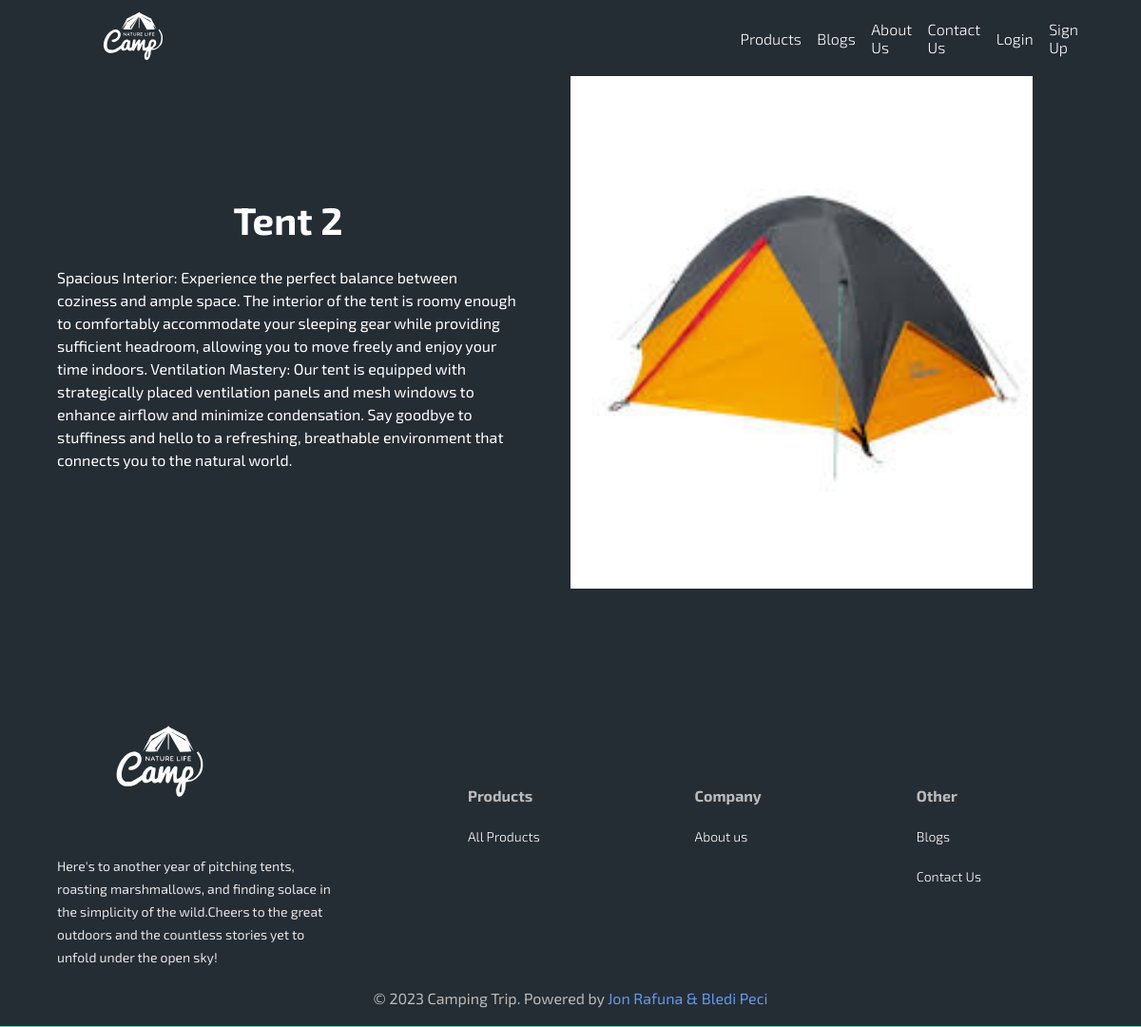
The page /product_detail.php?id=8 on the database its author committed.
### tables this page shows
CREATE TABLE `products` (
  `id` int(11) NOT NULL,
  `name` varchar(100) NOT NULL,
  `description` text DEFAULT NULL,
  `image_url` varchar(255) DEFAULT NULL,
  `price` decimal(10,2) DEFAULT NULL,
  `created_by` int(11) DEFAULT NULL,
  `created_at` timestamp NOT NULL DEFAULT current_timestamp()
);

### product_detail.php (the view, shortened to what this page needs)
<?php
include 'header.php';
$db = new Database();
$pdo = $db->getPDO();
$productId = isset($_GET['id']) ? intval($_GET['id']) : 0;
try {
    $sql = "SELECT name, image_url, description FROM products WHERE id = :productId";
    $stmt = $pdo->prepare($sql);
    $stmt->bindParam(':productId', $productId, PDO::PARAM_INT);
    $stmt->execute();
    if ($stmt->rowCount() > 0) {
        $row = $stmt->fetch(PDO::FETCH_ASSOC);
        echo "<div class='products-text-image'>";
        echo "<div class='text'>";
        echo "<h1 class='project-header'>" . htmlspecialchars($row["name"]) . "</h1>";
        echo "<p class='project-paragraph'>" . htmlspecialchars($row["description"]) . "</p>";
        echo "</div>";
        echo "<img class='image-project' src='" . htmlspecialchars($row["image_url"]) . "' alt='" . htmlspecialchars($row["name"]) . "' />";
        echo "</div>";
    } else {
        echo "Product not found";
    }
} catch(PDOException $e) {
    echo "Error: " . $e->getMessage();
}
?>
<?php include 'footer.php'; ?>

### assets/css/general.css (style rules this page uses)
body, * { font-family: "Exo"; margin: 0; box-sizing: border-box; }
.products-text-image { background-color: #252d34; padding: 5%; display: flex; margin-top: -6px; gap: 5%; position: relative; align-items: center; }
.project-header { font-size: 40px; margin-top: 25px; margin-bottom: 25px; color: #fff; font-family: "Exo Bold"; }
.project-paragraph { font-size: 16px; color: #fff; line-height: 24px; }
.image-project { width: 45%; object-fit: cover; height: 70vh; }
.text { width: 45%; }
html { border-top: 5px solid #fff; background: #58DDAF; color: #2a2a2a; }
html, body { margin: 0; padding: 0; font-family: 'Open Sans'; }
h1 { color: #fff; text-align: center; font-weight: 300; }

### rows shown on the page
products: name "Tent 2", description "Spacious Interior: Experience the perfect balance between coziness and ample space. The interior of the tent is roomy enough to comfortably accommodate your sleeping gear while providing sufficient headroom, allowing you to move freely and enjoy your time indoors. Ventilation Mastery: Our tent is equipped with strategically placed ventilation panels and mesh windows to enhance airflow and minimize condensation. Say goodbye to stuffiness and hello to a refreshing, breathable environment that connects you to the natural world.", image_url (picture)
